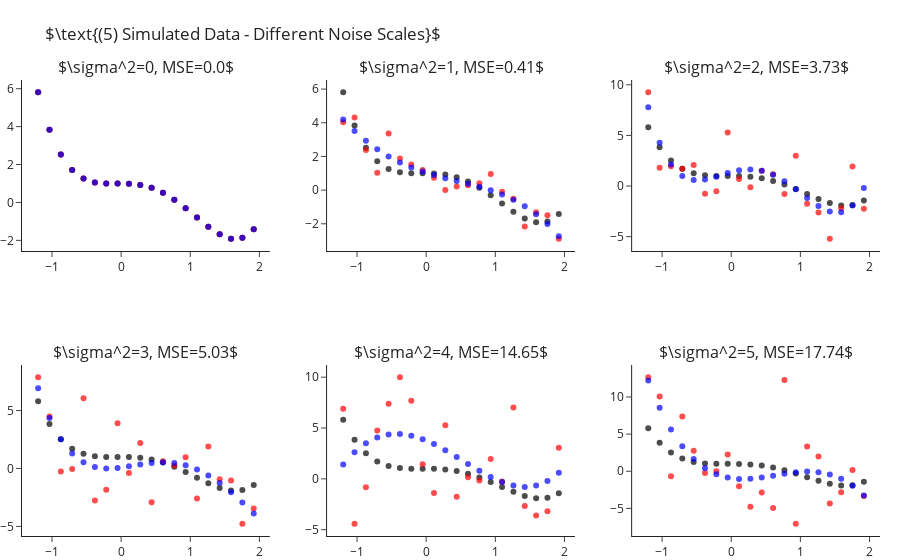

Notebook code for this chart:
### Markdown cell above
How is it that we are able to fit "better" models for $k$s larger than the true one? As we increase $k$ we enable the model
more "degrees of freedom" to try and adapt itself to the observed data. The higher $k$ the more the learner will "go after
the noise" and miss the real signal of the data. In other words, what we have just observed is what is known as **overfitting**.

Later in the course we will learn methods for detection and avoidance of overfitting.


## Fitting Polynomial Over Different Sample Noise Levels

Next, let us set $k=4$ (the true values) and study the outputted models when training over different noise levels. Though
we will only be changing the scale of the noise (i.e. the variance, $\sigma^2$), changing other properties such as its
distribution is interesting too. As we would expect, as we increase the scale of the noise our error increases. We can
observe this also in a visual manner, where the fitted polynomial (in blue) less and less resembles the actual model (in black).

### Code cell
scales = range(6)
fig = make_subplots(2, 3, subplot_titles=list(map(str, scales)))
for i, s in enumerate(scales):
    r,c = i//3+1, i%3+1
    
    y = y_ + np.random.normal(scale=s, size=len(y_))
    y_hat = make_pipeline(PolynomialFeatures(4), LinearRegression(fit_intercept=False)).fit(X, y).predict(X)

    fig.add_traces([go.Scatter(x=x, y=y_, mode="markers", name="Real Points",  marker=dict(color="black", opacity=.7), showlegend=False),
                    go.Scatter(x=x, y=y, mode="markers", name="Observed Points",  marker=dict(color="red", opacity=.7), showlegend=False),
                    go.Scatter(x=x, y=y_hat, mode="markers", name="Predicted Points",  marker=dict(color="blue", opacity=.7), showlegend=False)], rows=r, cols=c)
    fig["layout"]["annotations"][i]["text"] = rf"$\sigma^2={{0}}, MSE={{1}}$".format(s, round(np.mean((y-y_hat)**2), 2))

fig.update_layout(title=r"$\text{(5) Simulated Data - Different Noise Scales}$", margin=dict(t=80)).show()

### Figure 1 — Plotly figure (JSON) as saved in the notebook; plotly's stock layout.template omitted (floating-point values rounded to 4 significant figures)
{"data": [{"marker": {"color": "black", "opacity": 0.7}, "mode": "markers", "name": "Real Points", "showlegend": false, "type": "scatter", "x": [-1.2, -1.036, -0.8718, -0.7077, -0.5436, -0.3795, -0.2154, -0.05128, 0.1128, 0.2769, 0.441, 0.6051, 0.7692, 0.9333, 1.097, 1.262, 1.426, 1.59, 1.754, 1.918], "xaxis": "x", "y": [5.81, 3.838, 2.523, 1.709, 1.261, 1.058, 0.9989, 0.999, 0.9909, 0.9251, 0.769, 0.5078, 0.1439, -0.3028, -0.7951, -1.278, -1.68, -1.912, -1.866, -1.418], "yaxis": "y"}, {"marker": {"color": "red", "opacity": 0.7}, "mode": "markers", "name": "Observed Points", "showlegend": false, "type": "scatter", "x": [-1.2, -1.036, -0.8718, -0.7077, -0.5436, -0.3795, -0.2154, -0.05128, 0.1128, 0.2769, 0.441, 0.6051, 0.7692, 0.9333, 1.097, 1.262, 1.426, 1.59, 1.754, 1.918], "xaxis": "x", "y": [5.81, 3.838, 2.523, 1.709, 1.261, 1.058, 0.9989, 0.999, 0.9909, 0.9251, 0.769, 0.5078, 0.1439, -0.3028, -0.7951, -1.278, -1.68, -1.912, -1.866, -1.418], "yaxis": "y"}, {"marker": {"color": "blue", "opacity": 0.7}, "mode": "markers", "name": "Predicted Points", "showlegend": false, "type": "scatter", "x": [-1.2, -1.036, -0.8718, -0.7077, -0.5436, -0.3795, -0.2154, -0.05128, 0.1128, 0.2769, 0.441, 0.6051, 0.7692, 0.9333, 1.097, 1.262, 1.426, 1.59, 1.754, 1.918], "xaxis": "x", "y": [5.81, 3.838, 2.523, 1.709, 1.261, 1.058, 0.9989, 0.999, 0.9909, 0.9251, 0.769, 0.5078, 0.1439, -0.3028, -0.7951, -1.278, -1.68, -1.912, -1.866, -1.418], "yaxis": "y"}, {"marker": {"color": "black", "opacity": 0.7}, "mode": "markers", "name": "Real Points", "showlegend": false, "type": "scatter", "x": [-1.2, -1.036, -0.8718, -0.7077, -0.5436, -0.3795, -0.2154, -0.05128, 0.1128, 0.2769, 0.441, 0.6051, 0.7692, 0.9333, 1.097, 1.262, 1.426, 1.59, 1.754, 1.918], "xaxis": "x2", "y": [5.81, 3.838, 2.523, 1.709, 1.261, 1.058, 0.9989, 0.999, 0.9909, 0.9251, 0.769, 0.5078, 0.1439, -0.3028, -0.7951, -1.278, -1.68, -1.912, -1.866, -1.418], "yaxis": "y2"}, {"marker": {"color": "red", "opacity": 0.7}, "mode": "markers", "name": "Observed Points", "showlegend": false, "type": "scatter", "x": [-1.2, -1.036, -0.8718, -0.7077, -0.5436, -0.3795, -0.2154, -0.05128, 0.1128, 0.2769, 0.441, 0.6051, 0.7692, 0.9333, 1.097, 1.262, 1.426, 1.59, 1.754, 1.918], "xaxis": "x2", "y": [4.025, 4.314, 2.382, 1.036, 3.362, 1.885, 1.518, 1.198, 0.7382, 0.007057, 0.2085, 0.2893, 0.411, 0.9579, -0.09081, -0.5145, -2.155, -1.311, -1.485, -2.885], "yaxis": "y2"}, {"marker": {"color": "blue", "opacity": 0.7}, "mode": "markers", "name": "Predicted Points", "showlegend": false, "type": "scatter", "x": [-1.2, -1.036, -0.8718, -0.7077, -0.5436, -0.3795, -0.2154, -0.05128, 0.1128, 0.2769, 0.441, 0.6051, 0.7692, 0.9333, 1.097, 1.262, 1.426, 1.59, 1.754, 1.918], "xaxis": "x2", "y": [4.198, 3.516, 2.927, 2.424, 1.999, 1.643, 1.347, 1.1, 0.8912, 0.7092, 0.5415, 0.3749, 0.1956, -0.01118, -0.2606, -0.5688, -0.9525, -1.429, -2.017, -2.736], "yaxis": "y2"}, {"marker": {"color": "black", "opacity": 0.7}, "mode": "markers", "name": "Real Points", "showlegend": false, "type": "scatter", "x": [-1.2, -1.036, -0.8718, -0.7077, -0.5436, -0.3795, -0.2154, -0.05128, 0.1128, 0.2769, 0.441, 0.6051, 0.7692, 0.9333, 1.097, 1.262, 1.426, 1.59, 1.754, 1.918], "xaxis": "x3", "y": [5.81, 3.838, 2.523, 1.709, 1.261, 1.058, 0.9989, 0.999, 0.9909, 0.9251, 0.769, 0.5078, 0.1439, -0.3028, -0.7951, -1.278, -1.68, -1.912, -1.866, -1.418], "yaxis": "y3"}, {"marker": {"color": "red", "opacity": 0.7}, "mode": "markers", "name": "Observed Points", "showlegend": false, "type": "scatter", "x": [-1.2, -1.036, -0.8718, -0.7077, -0.5436, -0.3795, -0.2154, -0.05128, 0.1128, 0.2769, 0.441, 0.6051, 0.7692, 0.9333, 1.097, 1.262, 1.426, 1.59, 1.754, 1.918], "xaxis": "x3", "y": [9.263, 1.807, 1.946, 1.711, 2.089, -0.7702, -0.5158, 5.296, 0.6944, -0.1097, 1.503, 1.172, -0.7761, 2.988, -1.748, -2.613, -5.201, -2.2, 1.92, -2.236], "yaxis": "y3"}, {"marker": {"color": "blue", "opacity": 0.7}, "mode": "markers", "name": "Predicted Points", "showlegend": false, "type": "scatter", "x": [-1.2, -1.036, -0.8718, -0.7077, -0.5436, -0.3795, -0.2154, -0.05128, 0.1128, 0.2769, 0.441, 0.6051, 0.7692, 0.9333, 1.097, 1.262, 1.426, 1.59, 1.754, 1.918], "xaxis": "x3", "y": [7.784, 4.275, 2.126, 0.9968, 0.5869, 0.6369, 0.9272, 1.278, 1.551, 1.647, 1.507, 1.111, 0.4831, -0.3165, -1.185, -1.982, -2.523, -2.587, -1.91, -0.1898], "yaxis": "y3"}, {"marker": {"color": "black", "opacity": 0.7}, "mode": "markers", "name": "Real Points", "showlegend": false, "type": "scatter", "x": [-1.2, -1.036, -0.8718, -0.7077, -0.5436, -0.3795, -0.2154, -0.05128, 0.1128, 0.2769, 0.441, 0.6051, 0.7692, 0.9333, 1.097, 1.262, 1.426, 1.59, 1.754, 1.918], "xaxis": "x4", "y": [5.81, 3.838, 2.523, 1.709, 1.261, 1.058, 0.9989, 0.999, 0.9909, 0.9251, 0.769, 0.5078, 0.1439, -0.3028, -0.7951, -1.278, -1.68, -1.912, -1.866, -1.418], "yaxis": "y4"}, {"marker": {"color": "red", "opacity": 0.7}, "mode": "markers", "name": "Observed Points", "showlegend": false, "type": "scatter", "x": [-1.2, -1.036, -0.8718, -0.7077, -0.5436, -0.3795, -0.2154, -0.05128, 0.1128, 0.2769, 0.441, 0.6051, 0.7692, 0.9333, 1.097, 1.262, 1.426, 1.59, 1.754, 1.918], "xaxis": "x4", "y": [7.869, 4.475, -0.2545, -0.04735, 6.05, -2.761, -1.834, 3.906, -0.3916, 2.187, -2.925, 0.6306, 0.2644, 0.9586, -2.596, 1.903, -0.9235, -1.032, -4.769, -3.464], "yaxis": "y4"}, {"marker": {"color": "blue", "opacity": 0.7}, "mode": "markers", "name": "Predicted Points", "showlegend": false, "type": "scatter", "x": [-1.2, -1.036, -0.8718, -0.7077, -0.5436, -0.3795, -0.2154, -0.05128, 0.1128, 0.2769, 0.441, 0.6051, 0.7692, 0.9333, 1.097, 1.262, 1.426, 1.59, 1.754, 1.918], "xaxis": "x4", "y": [6.927, 4.356, 2.52, 1.284, 0.525, 0.1314, 0.001689, 0.04556, 0.1836, 0.3472, 0.4788, 0.5317, 0.4699, 0.2686, -0.08631, -0.5979, -1.259, -2.049, -2.941, -3.893], "yaxis": "y4"}, {"marker": {"color": "black", "opacity": 0.7}, "mode": "markers", "name": "Real Points", "showlegend": false, "type": "scatter", "x": [-1.2, -1.036, -0.8718, -0.7077, -0.5436, -0.3795, -0.2154, -0.05128, 0.1128, 0.2769, 0.441, 0.6051, 0.7692, 0.9333, 1.097, 1.262, 1.426, 1.59, 1.754, 1.918], "xaxis": "x5", "y": [5.81, 3.838, 2.523, 1.709, 1.261, 1.058, 0.9989, 0.999, 0.9909, 0.9251, 0.769, 0.5078, 0.1439, -0.3028, -0.7951, -1.278, -1.68, -1.912, -1.866, -1.418], "yaxis": "y5"}, {"marker": {"color": "red", "opacity": 0.7}, "mode": "markers", "name": "Observed Points", "showlegend": false, "type": "scatter", "x": [-1.2, -1.036, -0.8718, -0.7077, -0.5436, -0.3795, -0.2154, -0.05128, 0.1128, 0.2769, 0.441, 0.6051, 0.7692, 0.9333, 1.097, 1.262, 1.426, 1.59, 1.754, 1.918], "xaxis": "x5", "y": [6.886, -4.411, -0.8186, 4.769, 7.38, 9.991, 7.69, 1.441, -1.398, 5.282, -1.768, 0.1668, -0.1528, 1.95, -0.2532, 7.017, -2.673, -3.616, -3.194, 3.067], "yaxis": "y5"}, {"marker": {"color": "blue", "opacity": 0.7}, "mode": "markers", "name": "Predicted Points", "showlegend": false, "type": "scatter", "x": [-1.2, -1.036, -0.8718, -0.7077, -0.5436, -0.3795, -0.2154, -0.05128, 0.1128, 0.2769, 0.441, 0.6051, 0.7692, 0.9333, 1.097, 1.262, 1.426, 1.59, 1.754, 1.918], "xaxis": "x5", "y": [1.409, 2.618, 3.496, 4.069, 4.366, 4.416, 4.253, 3.908, 3.419, 2.823, 2.159, 1.469, 0.7959, 0.1856, -0.3152, -0.6573, -0.79, -0.6603, -0.2136, 0.6067], "yaxis": "y5"}, {"marker": {"color": "black", "opacity": 0.7}, "mode": "markers", "name": "Real Points", "showlegend": false, "type": "scatter", "x": [-1.2, -1.036, -0.8718, -0.7077, -0.5436, -0.3795, -0.2154, -0.05128, 0.1128, 0.2769, 0.441, 0.6051, 0.7692, 0.9333, 1.097, 1.262, 1.426, 1.59, 1.754, 1.918], "xaxis": "x6", "y": [5.81, 3.838, 2.523, 1.709, 1.261, 1.058, 0.9989, 0.999, 0.9909, 0.9251, 0.769, 0.5078, 0.1439, -0.3028, -0.7951, -1.278, -1.68, -1.912, -1.866, -1.418], "yaxis": "y6"}, {"marker": {"color": "red", "opacity": 0.7}, "mode": "markers", "name": "Observed Points", "showlegend": false, "type": "scatter", "x": [-1.2, -1.036, -0.8718, -0.7077, -0.5436, -0.3795, -0.2154, -0.05128, 0.1128, 0.2769, 0.441, 0.6051, 0.7692, 0.9333, 1.097, 1.262, 1.426, 1.59, 1.754, 1.918], "xaxis": "x6", "y": [12.65, 10.06, -0.6638, 7.389, 2.751, -0.23, 0.004325, 2.268, -2.023, -4.791, -2.853, -4.935, 12.3, -7.057, 3.346, 1.997, -4.326, -2.827, 0.1631, -3.318], "yaxis": "y6"}, {"marker": {"color": "blue", "opacity": 0.7}, "mode": "markers", "name": "Predicted Points", "showlegend": false, "type": "scatter", "x": [-1.2, -1.036, -0.8718, -0.7077, -0.5436, -0.3795, -0.2154, -0.05128, 0.1128, 0.2769, 0.441, 0.6051, 0.7692, 0.9333, 1.097, 1.262, 1.426, 1.59, 1.754, 1.918], "xaxis": "x6", "y": [12.22, 8.564, 5.636, 3.354, 1.639, 0.4166, -0.387, -0.8439, -1.024, -0.9976, -0.8303, -0.5879, -0.3342, -0.1314, -0.03966, -0.1179, -0.4231, -1.011, -1.934, -3.246], "yaxis": "y6"}], "layout": {"annotations": [{"font": {"size": 16}, "showarrow": false, "text": "$\\sigma^2=0, MSE=0.0$", "x": 0.1444, "xanchor": "center", "xref": "paper", "y": 1, "yanchor": "bottom", "yref": "paper"}, {"font": {"size": 16}, "showarrow": false, "text": "$\\sigma^2=1, MSE=0.41$", "x": 0.5, "xanchor": "center", "xref": "paper", "y": 1, "yanchor": "bottom", "yref": "paper"}, {"font": {"size": 16}, "showarrow": false, "text": "$\\sigma^2=2, MSE=3.73$", "x": 0.8556, "xanchor": "center", "xref": "paper", "y": 1, "yanchor": "bottom", "yref": "paper"}, {"font": {"size": 16}, "showarrow": false, "text": "$\\sigma^2=3, MSE=5.03$", "x": 0.1444, "xanchor": "center", "xref": "paper", "y": 0.375, "yanchor": "bottom", "yref": "paper"}, {"font": {"size": 16}, "showarrow": false, "text": "$\\sigma^2=4, MSE=14.65$", "x": 0.5, "xanchor": "center", "xref": "paper", "y": 0.375, "yanchor": "bottom", "yref": "paper"}, {"font": {"size": 16}, "showarrow": false, "text": "$\\sigma^2=5, MSE=17.74$", "x": 0.8556, "xanchor": "center", "xref": "paper", "y": 0.375, "yanchor": "bottom", "yref": "paper"}], "margin": {"t": 80}, "title": {"text": "$\\text{(5) Simulated Data - Different Noise Scales}$"}, "xaxis": {"anchor": "y", "domain": [0, 0.2889]}, "xaxis2": {"anchor": "y2", "domain": [0.3556, 0.6444]}, "xaxis3": {"anchor": "y3", "domain": [0.7111, 1]}, "xaxis4": {"anchor": "y4", "domain": [0, 0.2889]}, "xaxis5": {"anchor": "y5", "domain": [0.3556, 0.6444]}, "xaxis6": {"anchor": "y6", "domain": [0.7111, 1]}, "yaxis": {"anchor": "x", "domain": [0.625, 1]}, "yaxis2": {"anchor": "x2", "domain": [0.625, 1]}, "yaxis3": {"anchor": "x3", "domain": [0.625, 1]}, "yaxis4": {"anchor": "x4", "domain": [0, 0.375]}, "yaxis5": {"anchor": "x5", "domain": [0, 0.375]}, "yaxis6": {"anchor": "x6", "domain": [0, 0.375]}}}
